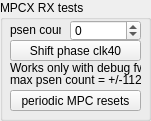
       <widget class="QGroupBox" name="groupBox_12">
        <property name="geometry">
         <rect>
          <x>570</x>
          <y>10</y>
          <width>151</width>
          <height>121</height>
         </rect>
        </property>
        <property name="title">
         <string>MPCX RX tests</string>
        </property>
        <widget class="QSpinBox" name="psen_count_spin">
         <property name="geometry">
          <rect>
           <x>70</x>
           <y>20</y>
           <width>71</width>
           <height>21</height>
          </rect>
         </property>
         <property name="minimum">
          <number>-2000</number>
         </property>
         <property name="maximum">
          <number>2000</number>
         </property>
        </widget>
        <widget class="QLabel" name="label_17">
         <property name="geometry">
          <rect>
           <x>10</x>
           <y>20</y>
           <width>51</width>
           <height>20</height>
          </rect>
         </property>
         <property name="text">
          <string>psen count</string>
         </property>
        </widget>
        <widget class="QPushButton" name="clk40_psen_exec">
         <property name="geometry">
          <rect>
           <x>10</x>
           <y>40</y>
           <width>131</width>
           <height>21</height>
          </rect>
         </property>
         <property name="text">
          <string>Shift phase clk40</string>
         </property>
        </widget>
        <widget class="QLabel" name="label_18">
         <property name="geometry">
          <rect>
           <x>10</x>
           <y>60</y>
           <width>131</width>
           <height>16</height>
          </rect>
         </property>
         <property name="text">
          <string>&lt;html&gt;&lt;head/&gt;&lt;body&gt;&lt;p&gt;Works only with debug fw&lt;/p&gt;&lt;/body&gt;&lt;/html&gt;</string>
         </property>
        </widget>
        <widget class="QLabel" name="label_19">
         <property name="geometry">
          <rect>
           <x>10</x>
           <y>70</y>
           <width>131</width>
           <height>20</height>
          </rect>
         </property>
         <property name="text">
          <string>max psen count = +/-1120</string>
         </property>
        </widget>
        <widget class="QPushButton" name="pushButton_6">
         <property name="geometry">
          <rect>
           <x>10</x>
           <y>90</y>
           <width>131</width>
           <height>21</height>
          </rect>
         </property>
         <property name="text">
          <string>periodic MPC resets</string>
         </property>
        </widget>
       </widget>
